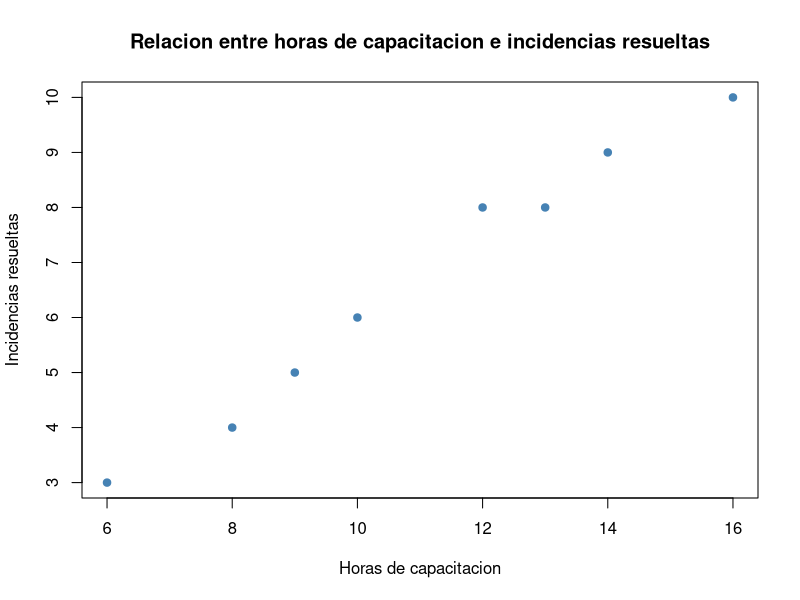

Here is the R script that generated this plot:
### EJERCICIO 1 ###
# Cargo los datos
horas <- c(10, 12, 8, 14, 6, 16, 9, 13)
incidencias <- c(6, 8, 4, 9, 3, 10, 5, 8)

# Diagrama de dispersion
plot(horas, incidencias,
     main = "Relacion entre horas de capacitacion e incidencias resueltas",
     xlab = "Horas de capacitacion",
     ylab = "Incidencias resueltas",
     pch = 19,
     col = "steelblue")


### EJERCICIO 2 ###
# Calculo correlacion de Pearson
r <- cor(horas, incidencias, method = "pearson")
r

### EJERCICIO 3 ###
# Ajusto modelo de regresion lineal
modelo <- lm(incidencias ~ horas)

# Muestro resumen
summary(modelo)

# Extraigo coeficientes
coef(modelo)


### EJERCICIO 4 ###
#Prediccion con 11 hocas de capacitacion
predict(modelo, newdata = data.frame(horas = 11))


